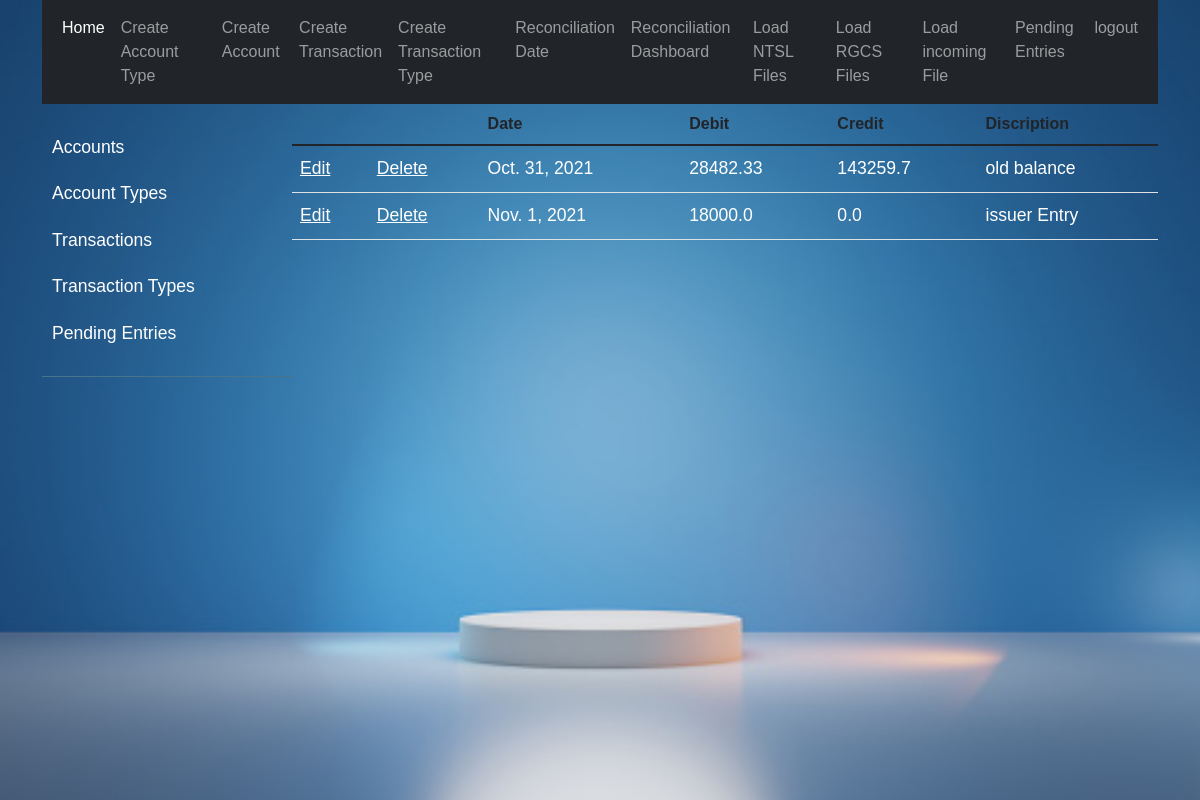
Before: /pendingEntries/ (signed in) with the older database file.
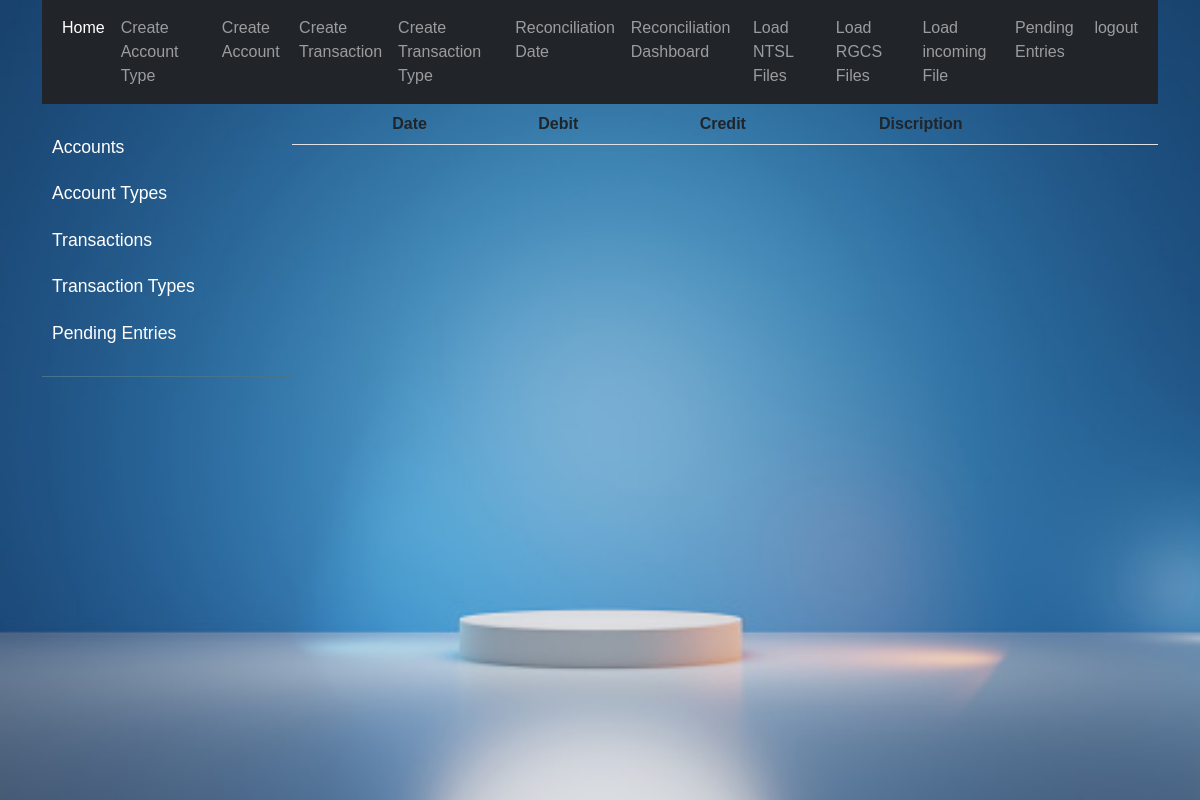
After: the same page with the newer database file.
### recon/models.py (models this page shows, shortened)
class PendingEntries(models.Model):
    date=models.DateField()
    debitAmount = models.FloatField()
    creditAmount = models.FloatField()
    adjustmentDate = models.DateField(null=True,blank=True)
    description = models.CharField(max_length=100)
    status=models.CharField(max_length=10)

### recon/views.py (the view)
# urls.py: path('pendingEntries/',views.pendingEntries, name='pendingEntries'),
@login_required
def pendingEntries(request):
    entries=PendingEntries.objects.all()
    context={'entries':entries}
    return render(request,'recon/pendingEntries.html',context)

### recon/templates/recon/pendingEntries.html
{% extends 'home.html' %}
{% block sidecontent %}
<t >
   <table class="table ">
       <thead>
            <th></th>
            <th></th>
            <th>Date</th>
            <th>Debit</th>
            <th>Credit</th>
            <th>Discription</th>
       </thead>
       <tbody>
             {% for entry in entries %}
            <tr>
               <td> <a href="{% url 'update-entry' entry.id%}">Edit</a></td>
                <td><a href="{% url 'delete-entry' entry.id%}">Delete</a></td>
                <td>{{entry.date}}</td>
                 <td>{{entry.debitAmount}}</td>
                <td>{{entry.creditAmount}}</td>
                <td>{{entry.description}}</td>
            </tr>
        {% endfor %}
       </tbody>
   </table>
</div>
{% endblock %}

### templates/home.html (shortened to what this page needs)
{% extends 'main.html' %}
{% block content %}
<div class="home-container">
    <div class="wrapper">
        <nav id="sidebar">
            <ul class="list-unstyled components">
                <li><a class="side" href="{% url 'accounts' %}">Accounts</a></li>
                <li><a class="side" href="{% url 'accounttypes' %}">Account Types</a></li>
                <li><a class="side" href="{% url 'transactions' %}">Transactions</a></li>
                <li> <a class="side" href="{% url 'txntypes' %}">Transaction Types</a></li>
                <li><a class="side" href="{% url 'pendingEntries' %}">Pending Entries</a></li>
            </ul>
        </nav>
    </div>
    <div>
        {% block sidecontent %}
        {% endblock %}
    </div>
</div>
{% endblock %}

### templates/main.html (shortened to what this page needs)
<!DOCTYPE html>
{% load static %}
<html lang="en">
<head>
    <link href="https://cdn.jsdelivr.net/npm/bootstrap@5.1.3/dist/css/bootstrap.min.css" rel="stylesheet">
    <link rel="stylesheet" href="https://cdnjs.cloudflare.com/ajax/libs/tempusdominus-bootstrap-4/5.39.0/css/tempusdominus-bootstrap-4.min.css" />
</head>
    <body>
        <div class="container">
            <nav class="navbar navbar-expand-lg navbar-dark bg-dark" >
                 <div class="container-fluid">
                     <div class="collapse navbar-collapse" id="navbarSupportedContent">
                         <ul class="navbar-nav me-auto mb-2 mb-lg-0">
                            {% include 'navbar.html' %}
                         </ul>
                     </div>
                 </div>
            </nav>
          {% block content%}
          {% endblock %}
    </body>
</html>

### templates/navbar.html (shortened to what this page needs)
<li class="nav-item">
    <a class="nav-link active" href="{% url 'home' %}">Home</a>
</li>
<li class="nav-item">
<a class="nav-link" href="{% url 'create-accounttype' %}">Create Account Type</a>
</li>
<li class="nav-item">
<a class="nav-link" href="{% url 'create-account' %}">Create Account</a>
</li>
<li class="nav-item">
<a class="nav-link" href="{% url 'create-transaction' %}">Create Transaction</a>
</li>
<li class="nav-item">
<a class="nav-link" href="{% url 'create-txntype' %}">Create Transaction Type</a>
</li>
<li class="nav-item">
<a class="nav-link" href="{% url 'create-recondate' %}">Reconciliation Date</a>
</li>
<li class="nav-item">
<a class="nav-link" href="{% url 'recondashboard' %}"> Reconciliation Dashboard</a>
</li>
<li class="nav-item">
<a class="nav-link" href="{% url 'loadntslfiles' %}"> Load NTSL Files</a>
</li>
<li class="nav-item">
<a class="nav-link" href="{% url 'loadrgcsfiles' %}"> Load RGCS Files</a>
</li>
<li class="nav-item">
<a class="nav-link" href="{% url 'loadincomingfile' %}"> Load incoming File</a>
</li>
<li class="nav-item">
<a class="nav-link" href="{% url 'createPendingEntries' %}">Pending Entries</a>
</li>
{% if request.user.is_authenticated %}
<li class="nav-item">
<a class="nav-link" href="{% url 'logout' %}">logout</a>
</li>
{% else %}
<li class="nav-item">
<a class="nav-link" href="{% url 'login' %}">Login</a>
</li>
{% endif %}

### templates/main.html (style rules this page uses)
a { color:white; }
div { color:white; }

### templates/home.html (style rules this page uses)
.home-container { display:grid; grid-template-columns:1fr 7fr; }
.wrapper { display: flex; width: 100%; height:100%; align-items: stretch; }
#sidebar { min-width: 250px; max-width: 250px; }
body { font-family: 'Poppins', sans-serif; background: #fafafa; }
.side { color:inherit; text-decoration: none; transition: all 0.3s; }
a { color:white; }
#sidebar { color: #fff; transition: all 0.3s; }
#sidebar ul.components { padding: 20px 0; border-bottom: 1px solid #47748b; }
#sidebar ul li a { padding: 10px; font-size: 1.1em; display: block; }

Changed rows visible on the page:
removed PendingEntries: date "Oct. 31, 2021", debitAmount "28482.33", creditAmount "143259.7", description "old balance"
removed PendingEntries: date "Nov. 1, 2021", debitAmount "18000.0", creditAmount "0.0", description "issuer Entry"
